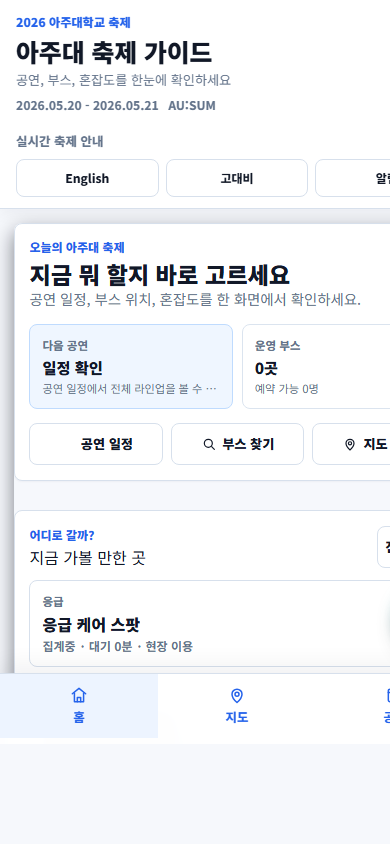
#> input picture qa-screenshots/home-mobile.png, 390 x 844 px, found by its file name
$ python build_festflow_role_card_images.py
#> lines starting #> are read from the running program, lines starting #| are printed output that depends on the picture; after the words box and inside, x2 and y2 are one past the last pixel; in counts of white or black regions, pixels touching at a corner belong together
from pathlib import Path

from PIL import Image, ImageDraw, ImageFilter, ImageFont


ROOT = Path(__file__).resolve().parents[1]
OUT_DIR = (
    ROOT
    / "docs"
    / "assets"
    / "presentation"
    / "role-card-images"
)

CANVAS = (1500, 1000)
SCREEN = (382, 820)
PHONE_BORDER = 22
PHONE_RADIUS = 54
SCREEN_RADIUS = 34


def load_font(size, bold=False):
    candidates = [
        Path("C:/Windows/Fonts/malgunbd.ttf") if bold else Path("C:/Windows/Fonts/malgun.ttf"),
        Path("C:/Windows/Fonts/segoeuib.ttf") if bold else Path("C:/Windows/Fonts/segoeui.ttf"),
    ]
    for font_path in candidates:
        if font_path.exists():
            return ImageFont.truetype(str(font_path), size=size)
    return ImageFont.load_default()


def cover_crop(im, size, focus=(0.5, 0.5)):
    im = im.convert("RGB")
    src_w, src_h = im.size
    dst_w, dst_h = size
    scale = max(dst_w / src_w, dst_h / src_h)
    new_size = (round(src_w * scale), round(src_h * scale))
    resized = im.resize(new_size, Image.Resampling.LANCZOS)
    max_x = resized.width - dst_w
    max_y = resized.height - dst_h
    left = round(max_x * focus[0])
    top = round(max_y * focus[1])
    return resized.crop((left, top, left + dst_w, top + dst_h))


def fit_top(im, size):
    im = im.convert("RGB")
    src_w, src_h = im.size
    dst_w, dst_h = size
    scale = max(dst_w / src_w, dst_h / src_h)
    resized = im.resize((round(src_w * scale), round(src_h * scale)), Image.Resampling.LANCZOS)
    left = max(0, (resized.width - dst_w) // 2)
    return resized.crop((left, 0, left + dst_w, dst_h))


def rounded_mask(size, radius):
    mask = Image.new("L", size, 0)
    draw = ImageDraw.Draw(mask)
    draw.rounded_rectangle((0, 0, size[0] - 1, size[1] - 1), radius=radius, fill=255)
    return mask


def tint(im, color, alpha):
    overlay = Image.new("RGB", im.size, color)
    return Image.blend(im, overlay, alpha)


def make_background(src, palette):
    bg = cover_crop(src, CANVAS, focus=palette["focus"])
    bg = bg.filter(ImageFilter.GaussianBlur(24))
    bg = tint(bg, palette["tint"], palette["tint_alpha"])

    overlay = Image.new("RGBA", CANVAS, (0, 0, 0, 0))
    draw = ImageDraw.Draw(overlay)
    for y in range(CANVAS[1]):
        a = int(60 + 125 * (y / CANVAS[1]))
        draw.line([(0, y), (CANVAS[0], y)], fill=(palette["shade"][0], palette["shade"][1], palette["shade"][2], a))
    for x in range(0, CANVAS[0], 56):
        draw.line([(x, 0), (x, CANVAS[1])], fill=palette["grid"])
    for y in range(0, CANVAS[1], 56):
        draw.line([(0, y), (CANVAS[0], y)], fill=palette["grid"])

    glow = Image.new("RGBA", CANVAS, (0, 0, 0, 0))
    glow_draw = ImageDraw.Draw(glow)
    glow_draw.ellipse((340, 170, 1160, 950), fill=palette["glow"])
    glow = glow.filter(ImageFilter.GaussianBlur(90))

    bg = bg.convert("RGBA")
    bg.alpha_composite(glow)
    bg.alpha_composite(overlay)
    return bg


def crop_source(path, mode):
    im = Image.open(ROOT / path).convert("RGB")
    if mode == "staff":
        return im.crop((424, 0, 856, 930))
    if mode == "admin":
        return im.crop((0, 0, im.width, 960))
    return im


def phone_composite(screen_src, palette):
    phone_w = SCREEN[0] + PHONE_BORDER * 2
    phone_h = SCREEN[1] + PHONE_BORDER * 2

    shadow = Image.new("RGBA", (phone_w + 120, phone_h + 120), (0, 0, 0, 0))
    shadow_draw = ImageDraw.Draw(shadow)
    shadow_draw.rounded_rectangle((60, 58, 60 + phone_w, 58 + phone_h), radius=PHONE_RADIUS, fill=(0, 0, 0, 150))
    shadow = shadow.filter(ImageFilter.GaussianBlur(34))

    phone = Image.new("RGBA", (phone_w, phone_h), (0, 0, 0, 0))
    draw = ImageDraw.Draw(phone)
    draw.rounded_rectangle((0, 0, phone_w - 1, phone_h - 1), radius=PHONE_RADIUS, fill=palette["phone"])
    draw.rounded_rectangle((4, 4, phone_w - 5, phone_h - 5), radius=PHONE_RADIUS - 4, outline=palette["rim"], width=3)

    screen = fit_top(screen_src, SCREEN)
    mask = rounded_mask(SCREEN, SCREEN_RADIUS)
    phone.paste(screen.convert("RGBA"), (PHONE_BORDER, PHONE_BORDER), mask)

    notch_w, notch_h = 112, 20
    notch_x = (phone_w - notch_w) // 2
    draw.rounded_rectangle((notch_x, 17, notch_x + notch_w, 17 + notch_h), radius=10, fill=(10, 14, 24, 235))
    draw.rounded_rectangle(
        (PHONE_BORDER, PHONE_BORDER, PHONE_BORDER + SCREEN[0], PHONE_BORDER + SCREEN[1]),
        radius=SCREEN_RADIUS,
        outline=palette["screen_outline"],
        width=2,
    )

    holder = Image.new("RGBA", shadow.size, (0, 0, 0, 0))
    holder.alpha_composite(shadow)
    holder.alpha_composite(phone, (60, 40))
    return holder


def draw_caption(canvas, label, sublabel, palette):
    draw = ImageDraw.Draw(canvas)
    font_big = load_font(42, bold=True)
    font_small = load_font(24)
    x, y = 96, 100
    draw.rounded_rectangle((x, y, x + 260, y + 58), radius=18, fill=palette["badge"])
    draw.text((x + 28, y + 12), label, fill=(255, 255, 255, 245), font=font_big)
    draw.text((x + 2, y + 82), sublabel, fill=(230, 240, 255, 185), font=font_small)


def make_card(name, source_path, mode, label, sublabel, palette, show_caption=True, centered=False):
    src = crop_source(source_path, mode)
    bg = make_background(src, palette)
    phone = phone_composite(src, palette)

    x = (CANVAS[0] - phone.width) // 2 + (0 if centered else palette["phone_dx"])
    y = 38 + palette["phone_dy"]
    bg.alpha_composite(phone, (x, y))

    if show_caption:
        draw_caption(bg, label, sublabel, palette)
    out_path = OUT_DIR / f"{name}_mobile_card.png"
    bg.convert("RGB").save(out_path, quality=95)
    return out_path


def make_contact_sheet(paths, filename):
    thumb_w, thumb_h = 500, 333
    label_h = 52
    sheet = Image.new("RGB", (thumb_w * len(paths), thumb_h + label_h), (245, 248, 252))
    draw = ImageDraw.Draw(sheet)
    font = load_font(22, bold=True)
    for i, path in enumerate(paths):
        im = Image.open(path).resize((thumb_w, thumb_h), Image.Resampling.LANCZOS)
        sheet.paste(im, (i * thumb_w, 0))
        draw.text((i * thumb_w + 22, thumb_h + 14), path.stem, fill=(24, 34, 54), font=font)
    out = OUT_DIR / filename
    sheet.save(out, quality=95)
    return out


def main():
    OUT_DIR.mkdir(parents=True, exist_ok=True)
    palettes = {
        "visitor": {
            "focus": (0.52, 0.2),
            "tint": (5, 12, 30),
            "tint_alpha": 0.72,
            "shade": (1, 7, 20),
            "grid": (106, 164, 255, 12),
            "glow": (80, 150, 255, 70),
            "phone": (10, 14, 24, 255),
            "rim": (92, 126, 170, 180),
            "screen_outline": (132, 177, 245, 130),
            "badge": (55, 128, 255, 225),
            "phone_dx": 60,
            "phone_dy": 0,
        },
        "staff": {
            "focus": (0.5, 0.08),
            "tint": (2, 18, 35),
            "tint_alpha": 0.36,
            "shade": (1, 8, 18),
            "grid": (47, 225, 255, 24),
            "glow": (0, 220, 210, 82),
            "phone": (6, 13, 28, 255),
            "rim": (35, 228, 245, 170),
            "screen_outline": (56, 230, 255, 150),
            "badge": (0, 170, 200, 225),
            "phone_dx": 42,
            "phone_dy": 0,
        },
        "admin": {
            "focus": (0.5, 0.06),
            "tint": (3, 18, 28),
            "tint_alpha": 0.68,
            "shade": (2, 10, 18),
            "grid": (125, 255, 204, 12),
            "glow": (82, 232, 186, 76),
            "phone": (8, 15, 24, 255),
            "rim": (93, 210, 190, 155),
            "screen_outline": (118, 244, 211, 125),
            "badge": (23, 156, 126, 225),
            "phone_dx": 52,
            "phone_dy": 0,
        },
    }
    outputs = [
        make_card(
            "visitor",
            Path("docs") / "assets" / "qa-screenshots" / "home-mobile.png",
            "visitor",
            "VISITOR",
            "Festival guide / map / booth discovery",
            palettes["visitor"],
        ),
        make_card(
            "staff",
            Path("docs") / "assets" / "screenshots" / "previews" / "preview-stage-map.png",
            "staff",
            "STAFF",
            "Live stage capacity / field status",
            palettes["staff"],
        ),
        make_card(
            "admin",
            Path("docs") / "assets" / "screenshots" / "admin" / "admin-final-mobile.png",
            "admin",
            "ADMIN",
            "Control dashboard / AI Match operation",
            palettes["admin"],
        ),
    ]
#> in crop_source, im is the input picture: PIL image 390x844 RGB; mean R, G, B 241.9, 243.7, 246.8
#> in make_background, `overlay = Image.new("RGBA", CANVAS, (0, 0, 0, 0))`: overlay: PIL image 1500x1000 RGBA; every value is 0
#> in phone_composite, `shadow = Image.new("RGBA", (phone_w + 120, phone_h + 120), (0, 0, 0, 0))`: shadow: PIL image 546x984 RGBA; every value is 0
#> in phone_composite, `phone = Image.new("RGBA", (phone_w, phone_h), (0, 0, 0, 0))`: phone: PIL image 426x864 RGBA; every value is 0
#> in rounded_mask, `mask = Image.new("L", size, 0)`: mask: PIL image 382x820 L; every value is 0
#> in phone_composite, `mask = rounded_mask(SCREEN, SCREEN_RADIUS)`:
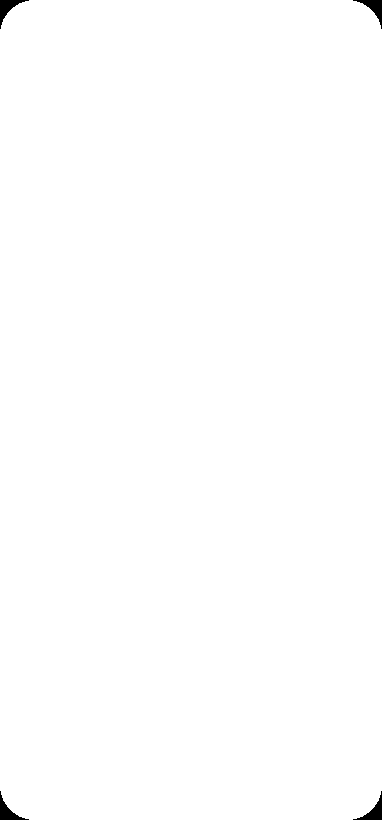
#> mask: PIL image 382x820 L; 99.7% white; 4 black regions, box (x1, y1, x2, y2) and area: (0, 0, 29, 29) 260, (353, 0, 382, 29) 260, (0, 791, 29, 820) 260, (353, 791, 382, 820) 260
#> call 2 of crop_source, with mode = 'staff'
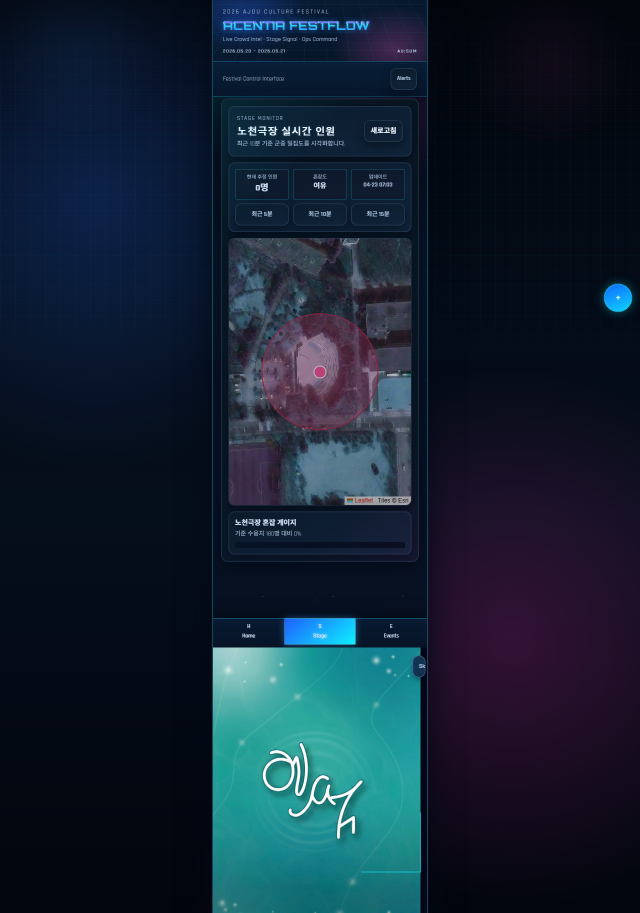
#> input picture preview-stage-map.png, 1280 x 1825 px, found by its file name (shown at 1/2 size)
#> in crop_source, im is the input picture: PIL image 1280x1825 RGB; mean R, G, B 19.2, 34.5, 50.8
#> in phone_composite (call 2), `holder.alpha_composite(phone, (60, 40))`:
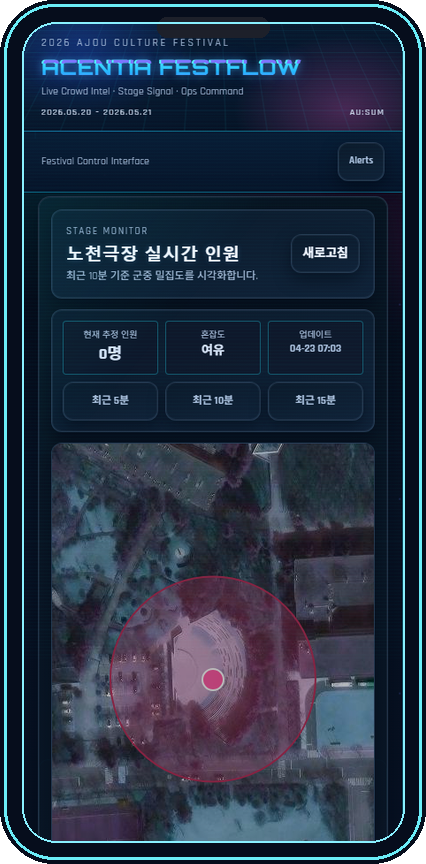
#> phone: PIL image 426x864 RGBA; mean R, G, B, A 33.5, 48.9, 68, 250.1; transparent parts drawn white
#> in phone_composite (call 2), `holder.alpha_composite(phone, (60, 40))`:
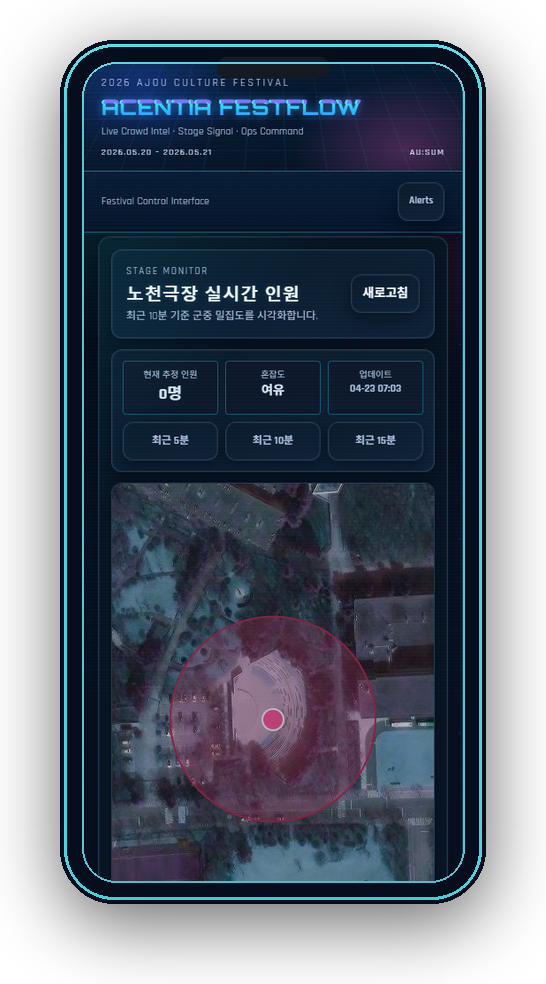
#> holder: PIL image 546x984 RGBA; mean R, G, B, A 22.8, 32.6, 45.6, 182; transparent parts drawn white
#> in make_card (call 2), `bg.convert("RGB").save(out_path, quality=95)`:
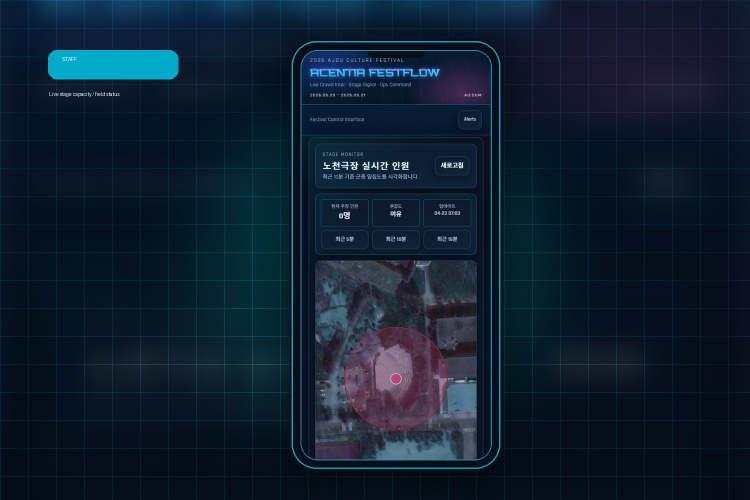
#> saved as staff_mobile_card.png: PIL image 1500x1000 RGB (shown at 1/2 size); mean R, G, B 13.9, 30.9, 47.3
#> call 3 of crop_source, with mode = 'admin'
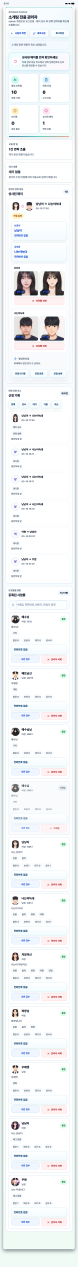
#> input picture admin-final-mobile.png, 390 x 6335 px, found by its file name (shown at 1/5 size)
#> in crop_source, im is the input picture: PIL image 390x6335 RGB; mean R, G, B 239.7, 241.9, 243.5
#> call 3 of cover_crop, with size = (1500, 1000), focus = (0.5, 0.06)
#> in cover_crop (call 3), `resized = im.resize(new_size, Image.Resampling.LANCZOS)`:
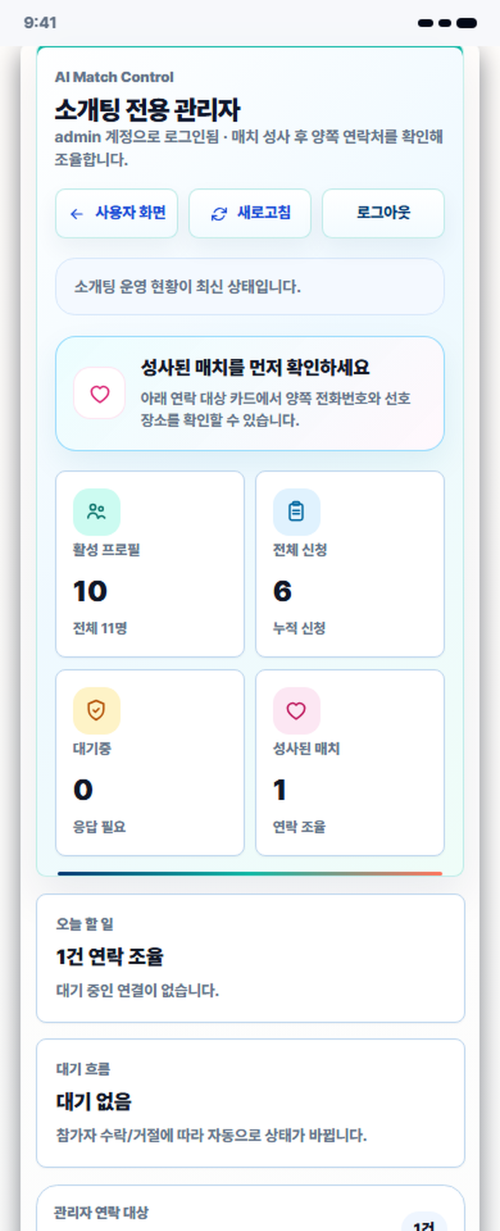
#> resized: PIL image 1500x3692 RGB (shown at 1/3 size); mean R, G, B 238.8, 242.5, 244.7
    clean_outputs = [
        make_card(
            "visitor_clean",
            Path("docs") / "assets" / "qa-screenshots" / "home-mobile.png",
            "visitor",
            "VISITOR",
            "Festival guide / map / booth discovery",
            palettes["visitor"],
            show_caption=False,
            centered=True,
        ),
        make_card(
            "staff_clean",
            Path("docs") / "assets" / "screenshots" / "previews" / "preview-stage-map.png",
            "staff",
            "STAFF",
            "Live stage capacity / field status",
            palettes["staff"],
            show_caption=False,
            centered=True,
        ),
        make_card(
            "admin_clean",
            Path("docs") / "assets" / "screenshots" / "admin" / "admin-final-mobile.png",
            "admin",
            "ADMIN",
            "Control dashboard / AI Match operation",
            palettes["admin"],
            show_caption=False,
            centered=True,
        ),
    ]
    contact = make_contact_sheet(outputs, "role_mobile_card_contact_sheet.png")
    clean_contact = make_contact_sheet(clean_outputs, "role_mobile_card_clean_contact_sheet.png")
    for path in outputs + clean_outputs + [contact, clean_contact]:
        print(path)


if __name__ == "__main__":
    main()
